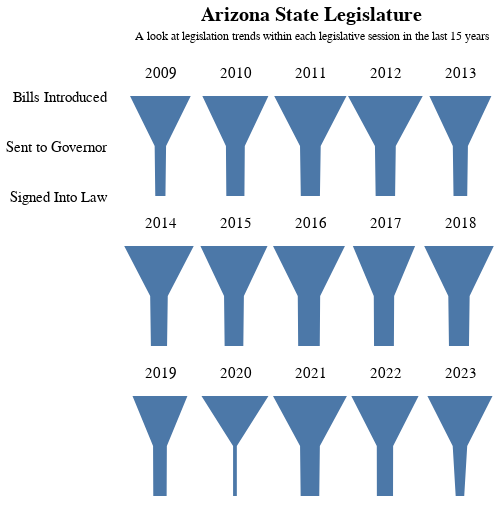

This figure's notebook cell:
### Markdown cell above
### Combine all plots

### Code cell
alt.vconcat(funnel1, funnel2, funnel3, spacing=-200).configure_view(
stroke=None).display(
    scaleFactor=3
)

### Figure 1 — Vega-Lite specification as saved in the notebook (floating-point values rounded to 4 significant figures)
{"config": {"view": {"continuousWidth": 300, "continuousHeight": 300, "stroke": null}}, "vconcat": [{"data": {"name": "data-a27ef201834c15f1512d534ef20fdf75"}, "mark": {"type": "area"}, "encoding": {"column": {"field": "YEAR", "header": {"labelFontSize": 15, "labelPadding": -10}, "spacing": 0, "title": "", "type": "quantitative"}, "x": {"axis": null, "field": "TOTAL", "stack": "center", "type": "quantitative"}, "y": {"axis": {"domain": false, "grid": false, "labelFont": "Arial", "labelFontSize": 15, "offset": 15, "ticks": false, "title": ""}, "field": "STATUS", "sort": "ascending", "type": "nominal"}}, "height": 150, "title": {"text": "Arizona State Legislature", "anchor": "middle", "color": "black", "dx": 60, "dy": -20, "fontSize": 20, "subtitle": "A look at legislation trends within each legislative session in the last 15 years", "subtitlePadding": 6}, "width": 75}, {"data": {"name": "data-065ebfc79e9e9287ce0d6b9c5a36fc9d"}, "mark": {"type": "area"}, "encoding": {"column": {"field": "YEAR", "header": {"labelFontSize": 15, "labelPadding": -10}, "spacing": 0, "title": "", "type": "quantitative"}, "x": {"axis": null, "field": "TOTAL", "stack": "center", "type": "quantitative"}, "y": {"axis": {"domain": false, "grid": false, "labels": false, "ticks": false, "title": ""}, "field": "STATUS", "sort": "ascending", "type": "nominal"}}, "height": 150, "width": 75}, {"data": {"name": "data-710a31f7ce1ccd35fa1a9755af7b41a4"}, "mark": {"type": "area"}, "encoding": {"column": {"field": "YEAR", "header": {"labelFontSize": 15, "labelPadding": -10}, "spacing": 0, "title": "", "type": "quantitative"}, "x": {"axis": null, "field": "TOTAL", "stack": "center", "type": "quantitative"}, "y": {"axis": {"domain": false, "grid": false, "labels": false, "ticks": false, "title": ""}, "field": "STATUS", "sort": "ascending", "type": "nominal"}}, "height": 150, "width": 75}], "spacing": -200, "$schema": "https://vega.github.io/schema/vega-lite/v5.8.0.json", "datasets": {"data-a27ef201834c15f1512d534ef20fdf75": [{"STATUS": "Bills Introduced ", "HOUSE": 665.0, "SENATE": 493.0, "TOTAL": 1158.0, "YEAR": 2013.0}, {"STATUS": "Sent to Governor", "HOUSE": 171.0, "SENATE": 111.0, "TOTAL": 282.0, "YEAR": 2013.0}, {"STATUS": "Signed Into Law", "HOUSE": 155.0, "SENATE": 101.0, "TOTAL": 256.0, "YEAR": 2013.0}, {"STATUS": "Bills Introduced ", "HOUSE": 862.0, "SENATE": 533.0, "TOTAL": 1395.0, "YEAR": 2012.0}, {"STATUS": "Sent to Governor", "HOUSE": 235.0, "SENATE": 154.0, "TOTAL": 389.0, "YEAR": 2012.0}, {"STATUS": "Signed Into Law", "HOUSE": 219.0, "SENATE": 144.0, "TOTAL": 363.0, "YEAR": 2012.0}, {"STATUS": "Bills Introduced ", "HOUSE": 726.0, "SENATE": 624.0, "TOTAL": 1350.0, "YEAR": 2011.0}, {"STATUS": "Sent to Governor", "HOUSE": 173.0, "SENATE": 213.0, "TOTAL": 386.0, "YEAR": 2011.0}, {"STATUS": "Signed Into Law", "HOUSE": 161.0, "SENATE": 196.0, "TOTAL": 357.0, "YEAR": 2011.0}, {"STATUS": "Bills Introduced ", "HOUSE": 788.0, "SENATE": 445.0, "TOTAL": 1233.0, "YEAR": 2010.0}, {"STATUS": "Sent to Governor", "HOUSE": 225.0, "SENATE": 127.0, "TOTAL": 352.0, "YEAR": 2010.0}, {"STATUS": "Signed Into Law", "HOUSE": 214.0, "SENATE": 124.0, "TOTAL": 338.0, "YEAR": 2010.0}, {"STATUS": "Bills Introduced ", "HOUSE": 653.0, "SENATE": 480.0, "TOTAL": 1133.0, "YEAR": 2009.0}, {"STATUS": "Sent to Governor", "HOUSE": 108.0, "SENATE": 105.0, "TOTAL": 213.0, "YEAR": 2009.0}, {"STATUS": "Signed Into Law", "HOUSE": 97.0, "SENATE": 94.0, "TOTAL": 190.0, "YEAR": 2009.0}], "data-065ebfc79e9e9287ce0d6b9c5a36fc9d": [{"STATUS": "Bills Introduced ", "HOUSE": 667.0, "SENATE": 539.0, "TOTAL": 1206.0, "YEAR": 2018.0}, {"STATUS": "Sent to Governor", "HOUSE": 212.0, "SENATE": 158.0, "TOTAL": 370.0, "YEAR": 2018.0}, {"STATUS": "Signed Into Law", "HOUSE": 191.0, "SENATE": 156.0, "TOTAL": 347.0, "YEAR": 2018.0}, {"STATUS": "Bills Introduced ", "HOUSE": 547.0, "SENATE": 532.0, "TOTAL": 1079.0, "YEAR": 2017.0}, {"STATUS": "Sent to Governor", "HOUSE": 176.0, "SENATE": 179.0, "TOTAL": 353.0, "YEAR": 2017.0}, {"STATUS": "Signed Into Law", "HOUSE": 170.0, "SENATE": 174.0, "TOTAL": 344.0, "YEAR": 2017.0}, {"STATUS": "Bills Introduced ", "HOUSE": 708.0, "SENATE": 539.0, "TOTAL": 1247.0, "YEAR": 2016.0}, {"STATUS": "Sent to Governor", "HOUSE": 217.0, "SENATE": 171.0, "TOTAL": 388.0, "YEAR": 2016.0}, {"STATUS": "Signed Into Law", "HOUSE": 213.0, "SENATE": 161.0, "TOTAL": 374.0, "YEAR": 2016.0}, {"STATUS": "Bills Introduced ", "HOUSE": 683.0, "SENATE": 480.0, "TOTAL": 1163.0, "YEAR": 2015.0}, {"STATUS": "Sent to Governor", "HOUSE": 200.0, "SENATE": 144.0, "TOTAL": 344.0, "YEAR": 2015.0}, {"STATUS": "Signed Into Law", "HOUSE": 187.0, "SENATE": 137.0, "TOTAL": 324.0, "YEAR": 2015.0}, {"STATUS": "Bills Introduced ", "HOUSE": 711.0, "SENATE": 494.0, "TOTAL": 1205.0, "YEAR": 2014.0}, {"STATUS": "Sent to Governor", "HOUSE": 194.0, "SENATE": 111.0, "TOTAL": 305.0, "YEAR": 2014.0}, {"STATUS": "Signed Into Law", "HOUSE": 176.0, "SENATE": 104.0, "TOTAL": 280.0, "YEAR": 2014.0}], "data-710a31f7ce1ccd35fa1a9755af7b41a4": [{"STATUS": "Bills Introduced ", "HOUSE": 826.0, "SENATE": 736.0, "TOTAL": 1562.0, "YEAR": 2023.0}, {"STATUS": "Sent to Governor", "HOUSE": 157.0, "SENATE": 191.0, "TOTAL": 348.0, "YEAR": 2023.0}, {"STATUS": "Signed Into Law", "HOUSE": 102.0, "SENATE": 103.0, "TOTAL": 205.0, "YEAR": 2023.0}, {"STATUS": "Bills Introduced ", "HOUSE": 873.0, "SENATE": 740.0, "TOTAL": 1613.0, "YEAR": 2022.0}, {"STATUS": "Sent to Governor", "HOUSE": 220.0, "SENATE": 172.0, "TOTAL": 392.0, "YEAR": 2022.0}, {"STATUS": "Signed Into Law", "HOUSE": 218.0, "SENATE": 170.0, "TOTAL": 388.0, "YEAR": 2022.0}, {"STATUS": "Bills Introduced ", "HOUSE": 923.0, "SENATE": 851.0, "TOTAL": 1774.0, "YEAR": 2021.0}, {"STATUS": "Sent to Governor", "HOUSE": 239.0, "SENATE": 236.0, "TOTAL": 475.0, "YEAR": 2021.0}, {"STATUS": "Signed Into Law", "HOUSE": 229.0, "SENATE": 218.0, "TOTAL": 447.0, "YEAR": 2021.0}, {"STATUS": "Bills Introduced ", "HOUSE": 913.0, "SENATE": 694.0, "TOTAL": 1607.0, "YEAR": 2020.0}, {"STATUS": "Sent to Governor", "HOUSE": 21.0, "SENATE": 69.0, "TOTAL": 90.0, "YEAR": 2020.0}, {"STATUS": "Signed Into Law", "HOUSE": 21.0, "SENATE": 69.0, "TOTAL": 90.0, "YEAR": 2020.0}, {"STATUS": "Bills Introduced ", "HOUSE": 760.0, "SENATE": 558.0, "TOTAL": 1318.0, "YEAR": 2019.0}, {"STATUS": "Sent to Governor", "HOUSE": 171.0, "SENATE": 160.0, "TOTAL": 331.0, "YEAR": 2019.0}, {"STATUS": "Signed Into Law", "HOUSE": 165.0, "SENATE": 156.0, "TOTAL": 321.0, "YEAR": 2019.0}]}}
